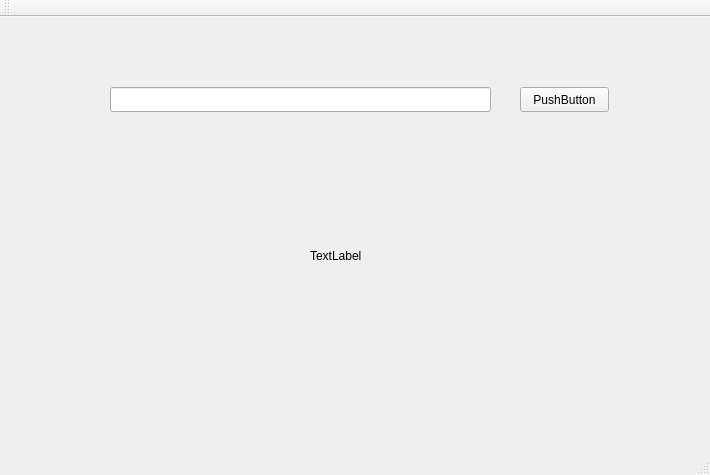
<?xml version="1.0" encoding="UTF-8"?>
<ui version="4.0">
 <class>MainWindow</class>
 <widget class="QMainWindow" name="MainWindow">
  <property name="geometry">
   <rect>
    <x>0</x>
    <y>0</y>
    <width>710</width>
    <height>475</height>
   </rect>
  </property>
  <property name="windowTitle">
   <string>MainWindow</string>
  </property>
  <widget class="QWidget" name="centralWidget">
   <widget class="QPushButton" name="pushButton">
    <property name="geometry">
     <rect>
      <x>520</x>
      <y>70</y>
      <width>89</width>
      <height>25</height>
     </rect>
    </property>
    <property name="text">
     <string>PushButton</string>
    </property>
   </widget>
   <widget class="QLineEdit" name="lineEdit">
    <property name="geometry">
     <rect>
      <x>110</x>
      <y>70</y>
      <width>381</width>
      <height>25</height>
     </rect>
    </property>
   </widget>
   <widget class="QLabel" name="label">
    <property name="geometry">
     <rect>
      <x>310</x>
      <y>230</y>
      <width>67</width>
      <height>17</height>
     </rect>
    </property>
    <property name="text">
     <string>TextLabel</string>
    </property>
   </widget>
  </widget>
  <widget class="QMenuBar" name="menuBar">
   <property name="geometry">
    <rect>
     <x>0</x>
     <y>0</y>
     <width>710</width>
     <height>22</height>
    </rect>
   </property>
  </widget>
  <widget class="QToolBar" name="mainToolBar">
   <attribute name="toolBarArea">
    <enum>TopToolBarArea</enum>
   </attribute>
   <attribute name="toolBarBreak">
    <bool>false</bool>
   </attribute>
  </widget>
  <widget class="QStatusBar" name="statusBar"/>
 </widget>
 <layoutdefault spacing="6" margin="11"/>
 <resources/>
 <connections/>
</ui>
